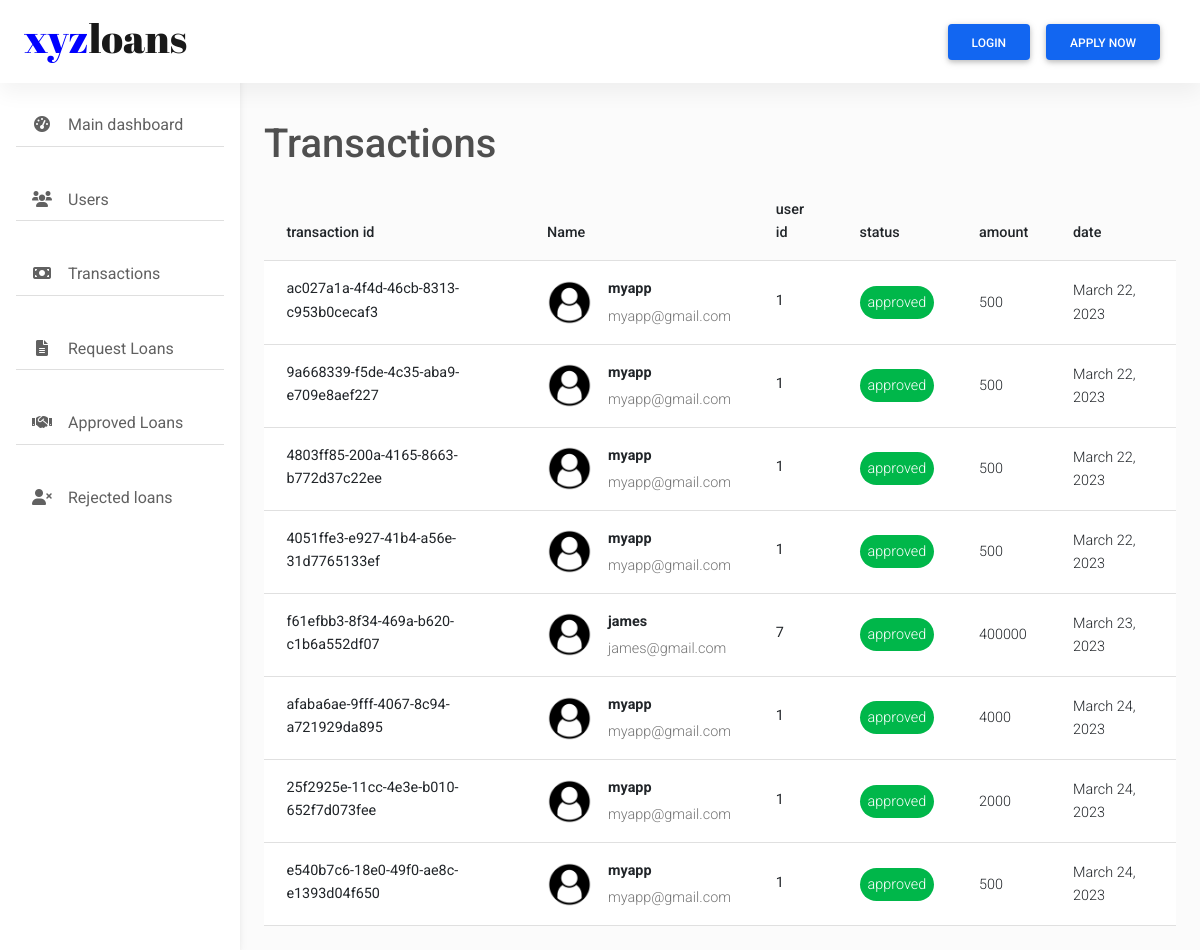
The page /manager/Transactions/ on the database its author committed.
### loan_back/models.py (models this page shows, shortened)
class loanTransaction(models.Model):
    borrower = models.ForeignKey(
        CustomUser, on_delete=models.CASCADE, related_name='transaction_borrower')
    transaction = models.UUIDField(
        primary_key=True, default=uuid.uuid4, editable=False)
    payment = models.PositiveIntegerField(default=0)
    payment_date = models.DateField(auto_now_add=True)
    status = models.CharField(max_length=100, default='pending')

### accounts/models.py (models this page shows, shortened)
class CustomUser(AbstractBaseUser, PermissionsMixin):
    idnumber=models.PositiveIntegerField(unique=True)
    email=models.EmailField(gettext_lazy("email addres"), unique=True)
    username=models.CharField(max_length=200,unique=True)
    lastname=models.CharField(max_length=200,blank=True)
    phone=models.CharField(max_length=200,unique=True,blank=True)
    address=models.CharField(max_length=200,blank=True)
    created_at=models.DateField(default=timezone.now)
    is_staff=models.BooleanField(default=False)
    is_active=models.BooleanField(default=False)
    is_superuser=models.BooleanField(default=False)
    avatar=models.ImageField(upload_to="images",blank=True)
    objects=custom_account_manager()
    USERNAME_FIELD = 'email'
    REQUIRED_FIELDS = ['username','lastname',"idnumber"]

### loan_back/views.py (the view)
# urls.py: path("manager/Transactions/",views.Transactions,name="Transactions"),
def Transactions(request):
    context={"loanrequest":loanTransaction.objects.all()}
    return render(request,"loan_back/transaction.html",context)

### loan_back/templates/loan_back/transaction.html (shortened to what this page needs)
{% load static %} {% include "loan_back/message.html" %}
<!DOCTYPE html>
<html lang="en">
  <head>
    <link
      rel="stylesheet"
      href="https://use.fontawesome.com/releases/v5.11.2/css/all.css"
    />
    <link rel="stylesheet" href="{% static '/css/mdb.min.css' %}" />
    <link
      rel="stylesheet"
      href="https://cdnjs.cloudflare.com/ajax/libs/font-awesome/6.0.0/css/all.min.css"
    />
    <link rel="stylesheet" href="{% static '/manager/css/mdb.min.css' %}" />
    <link rel="stylesheet" href="{% static '/manager/css/admin.css' %}" />
  </head>
  <body>
    <header>
      <nav
        id="sidebarMenu"
        class="collapse d-lg-block sidebar collapse bg-white"
      >
        <div class="position-sticky">
          <div class="list-group list-group-flush mx-3 mt-4">
            <a
              href="/manager/dashboard"
              class="list-group-item list-group-item-action py-2 ripple"
              aria-current="true"
            >
              <i class="fas fa-tachometer-alt fa-fw me-3"></i
              ><span>Main dashboard</span>
            </a>
            <a
              href="/manager/users"
              class="list-group-item list-group-item-action py-2 ripple"
              ><i class="fas fa-users fa-fw me-3"></i><span>Users</span></a
            >
            <a
              href="/manager/Transactions"
              class="list-group-item list-group-item-action py-2 ripple"
              ><i class="fas fa-money-bill fa-fw me-3"></i
              ><span>Transactions</span></a
            >
            <a
              href="/manager/requested-loans"
              class="list-group-item list-group-item-action py-2 ripple"
              ><i class="fas fa-file-alt fa-fw me-3"></i
              ><span>Request Loans</span></a
            >
            <a
              href="/manager/approved-loans"
              class="list-group-item list-group-item-action py-2 ripple"
              ><i class="fas fa-handshake fa-fw me-3"></i
              ><span>Approved Loans</span></a
            >
            <a
              href="/manager/rejected-loans"
              class="list-group-item list-group-item-action py-2 ripple"
              ><i class="fas fa-user-times fa-fw me-3"></i
              ><span>Rejected loans</span></a
            >
          </div>
        </div>
      </nav>
      <nav
        id="main-navbar"
        class="navbar navbar-expand-lg navbar-light bg-white fixed-top"
      >
        <div class="container-fluid">
          <a class="navbar-brand" href="/">
            <h1 class="h1"><span>xyz</span>loans</h1>
          </a>
          {% if user.is_authenticated %}
          <div class="d-flex align-items-center">
            <a class="text-reset me-3" href="#">
              <i class="fas fa-envelope-square fa-lg"></i>
            </a>
            <div class="dropdown">
              <a
                class="text-reset me-3 dropdown-toggle hidden-arrow"
                href="#"
                id="navbarDropdownMenuLink"
                role="button"
                data-mdb-toggle="dropdown"
                aria-expanded="false"
              >
                <i class="fas fa-bell fa-lg"></i>
                <span class="badge rounded-pill badge-notification bg-danger"
                  >1</span
                >
              </a>
              <ul
                class="dropdown-menu dropdown-menu-end"
                aria-labelledby="navbarDropdownMenuLink"
              >
                <!-- <li>
                  <a class="dropdown-item" href="#">Some news</a>
                </li>
                <li>
                  <a class="dropdown-item" href="#">Another news</a>
                </li>
                <li>
                  <a class="dropdown-item" href="#">Something else here</a>
                </li> -->
              </ul>
            </div>
            <div class="dropdown">
              <a
                class="dropdown-toggle d-flex align-items-center hidden-arrow"
                href="#"
                id="navbarDropdownMenuAvatar"
                role="button"
                data-mdb-toggle="dropdown"
                aria-expanded="false"
              >
                <img
                  src="https://png.pngtree.com/png-vector/20190623/ourlarge/pngtree-accountavataruser--flat-color-icon--vector-icon-banner-templ-png-image_1491720.jpg"
                  class="rounded-circle"
                  height="40"
                  alt="Black and White Portrait of a Man"
                  loading="lazy"
                />
              </a>
              <ul
                class="dropdown-menu dropdown-menu-end"
                aria-labelledby="navbarDropdownMenuAvatar"
              >
                <li>
                  <a
                    class="dropdown-item"
                    href="/accounts/profile/{{request.user.username}}"
                  >
                    {{ user.email}}</a
                  >
                </li>
                <li>
                  <a
                    class="dropdown-item"
                    href="/accounts/profile/{{request.user.username}}"
                    >My profile</a
                  >
                </li>
                <!-- <li>
                  <a class="dropdown-item" href="#">Settings</a>
                </li> -->
                <li>
                  <a class="dropdown-item" href="/accounts/logout">Logout</a>
                </li>
              </ul>
            </div>
          </div>
          {% else %}
          <div class="d-flex align-items-center">
            <a href="/sighin">
              <button type="button" class="btn btn-primary me-3">login</button>
            </a>
            <a href="/sighup">
              <button type="button" class="btn btn-primary me-3">
                apply now
              </button>
            </a>
          </div>
          {% endif %}
        </div>
      </nav>
    </header>
    <main style="margin-top: 6em">
      <div class="container pt-4">
        <section class="mb-4">
          <h1>Transactions</h1>
          <table
            class="table align-middle mb-0 bg-white"
            style="margin-top: 1em"
          >
            <thead class="bg-light">
              <tr>
                <th>transaction id</th>
                <th>Name</th>
                <th>user id</th>
                <th>status</th>
                <th>amount</th>
                <th>date</th>
              </tr>
            </thead>
            <tbody>
              {% for loan in loanrequest %}
              <tr>
                <td>
                  <p class="fw-normal mb-1">{{loan.transaction}}</p>
                </td>
                <td>
                  <div class="d-flex align-items-center">
                    <img
                      src="{% static '/img/default.png' %}"
                      class="rounded-circle"
                      alt=""
                      style="width: 45px; height: 45px"
                    />
                    <div class="ms-3">
                      <p class="fw-bold mb-1">{{loan.borrower.username}}</p>
                      <p class="text-muted mb-0">{{loan.borrower}}</p>
                    </div>
                  </div>
                </td>
                <td>
                  <p class="fw-normal mb-1">{{loan.borrower.id}}</p>
                </td>
                <td>
                  <span class="btn-success rounded-pill d-inline p-2"
                    >{{loan.status}}</span
                  >
                </td>
                <td>{{loan.payment}}</td>
                <td>{{loan.payment_date}}</td>
              </tr>
              {% endfor %}
            </tbody>
          </table>
        </section>
      </div>
    </main>
  </body>
</html>

### loan_back/templates/loan_back/message.html (shortened to what this page needs)
<!DOCTYPE html>
<html lang="en">
  <head>
    <link
      href="https://cdn.jsdelivr.net/npm/bootstrap@5.3.0-alpha1/dist/css/bootstrap.min.css"
      rel="stylesheet"
    />
  </head>
  <body>
  </body>
</html>

### static/manager/css/admin.css (style rules this page uses)
body { background-color: #fbfbfb; }
@media (min-width: 991.98px) { main { padding-left: 240px; } }
.sidebar { position: fixed; top: 0; bottom: 0; left: 0; padding: 58px 0 0; box-shadow: 0 2px 5px 0 rgb(0 0 0 / 5%), 0 2px 10px 0 rgb(0 0 0 / 5%); width: 240px; z-index: 600; }

### loan_back/templates/loan_back/transaction.html (style rules this page uses)
.h1 { font-family: "Abril Fatface", cursive; }
.h1 span { color: blue; }
#sidebarMenu { padding-top: 5em; }
.ripple { margin-bottom: 2em; }

### rows shown on the page
loanTransaction: transaction "ac027a1a-4f4d-46cb-8313-c953b0cecaf3", borrower.username "myapp", borrower "myapp@gmail.com", borrower.id "1", status "approved", payment "500", payment_date "March 22, 2023"
loanTransaction: transaction "9a668339-f5de-4c35-aba9-e709e8aef227", borrower.username "myapp", borrower "myapp@gmail.com", borrower.id "1", status "approved", payment "500", payment_date "March 22, 2023"
loanTransaction: transaction "4803ff85-200a-4165-8663-b772d37c22ee", borrower.username "myapp", borrower "myapp@gmail.com", borrower.id "1", status "approved", payment "500", payment_date "March 22, 2023"
loanTransaction: transaction "4051ffe3-e927-41b4-a56e-31d7765133ef", borrower.username "myapp", borrower "myapp@gmail.com", borrower.id "1", status "approved", payment "500", payment_date "March 22, 2023"
loanTransaction: transaction "f61efbb3-8f34-469a-b620-c1b6a552df07", borrower.username "james", borrower "james@gmail.com", borrower.id "7", status "approved", payment "400000", payment_date "March 23, 2023"
loanTransaction: transaction "afaba6ae-9fff-4067-8c94-a721929da895", borrower.username "myapp", borrower "myapp@gmail.com", borrower.id "1", status "approved", payment "4000", payment_date "March 24, 2023"
loanTransaction: transaction "25f2925e-11cc-4e3e-b010-652f7d073fee", borrower.username "myapp", borrower "myapp@gmail.com", borrower.id "1", status "approved", payment "2000", payment_date "March 24, 2023"
loanTransaction: transaction "e540b7c6-18e0-49f0-ae8c-e1393d04f650", borrower.username "myapp", borrower "myapp@gmail.com", borrower.id "1", status "approved", payment "500", payment_date "March 24, 2023"
